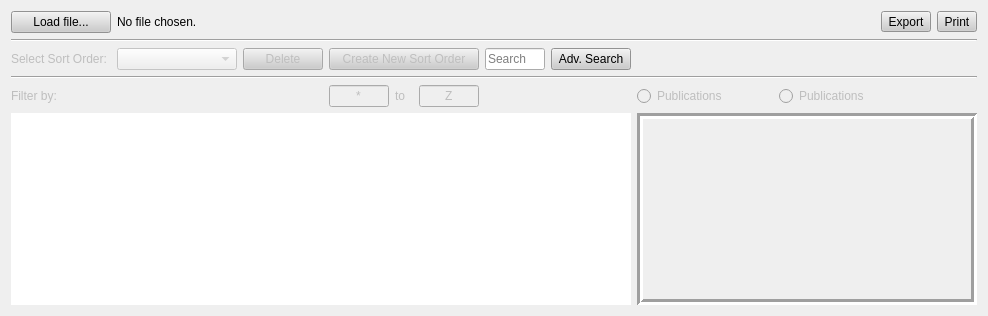
         <widget class="QWidget" name="tabPub">
          <attribute name="title">
           <string>Publications</string>
          </attribute>
          <layout class="QGridLayout" name="gridLayout_3">
           <item row="5" column="8" colspan="6">
            <widget class="QFrame" name="pubChartFrame">
             <property name="frameShape">
              <enum>QFrame::Box</enum>
             </property>
             <property name="frameShadow">
              <enum>QFrame::Sunken</enum>
             </property>
             <property name="lineWidth">
              <number>3</number>
             </property>
             <layout class="QGridLayout" name="gridLayout_20">
              <item row="1" column="0">
               <widget class="QLabel" name="pubGraphTitle">
                <property name="styleSheet">
                 <string notr="true">font: bold 12px;</string>
                </property>
                <property name="text">
                 <string/>
                </property>
                <property name="alignment">
                 <set>Qt::AlignCenter</set>
                </property>
               </widget>
              </item>
              <item row="0" column="0">
               <widget class="QStackedWidget" name="pub_graph_stackedWidget">
                <widget class="QWidget" name="page_3"/>
                <widget class="QWidget" name="page_4"/>
               </widget>
              </item>
             </layout>
            </widget>
           </item>
           <item row="2" column="9">
            <spacer name="horizontalSpacer_35">
             <property name="orientation">
              <enum>Qt::Horizontal</enum>
             </property>
             <property name="sizeHint" stdset="0">
              <size>
               <width>40</width>
               <height>20</height>
              </size>
             </property>
            </spacer>
           </item>
           <item row="2" column="6">
            <widget class="QLineEdit" name="pub_search_bar">
             <property name="maximumSize">
              <size>
               <width>60</width>
               <height>16777215</height>
              </size>
             </property>
             <property name="text">
              <string/>
             </property>
             <property name="placeholderText">
              <string>Search</string>
             </property>
            </widget>
           </item>
           <item row="2" column="7">
            <widget class="QPushButton" name="pub_adv_search_button">
             <property name="styleSheet">
              <string notr="true">background-color: rgb(204, 204, 204);</string>
             </property>
             <property name="text">
              <string>Adv. Search</string>
             </property>
            </widget>
           </item>
           <item row="5" column="0" colspan="8">
            <widget class="QTreeView" name="pubTreeView">
             <property name="sizePolicy">
              <sizepolicy hsizetype="Expanding" vsizetype="Expanding">
               <horstretch>0</horstretch>
               <verstretch>0</verstretch>
              </sizepolicy>
             </property>
             <property name="styleSheet">
              <string notr="true"/>
             </property>
             <property name="frameShape">
              <enum>QFrame::NoFrame</enum>
             </property>
             <property name="frameShadow">
              <enum>QFrame::Sunken</enum>
             </property>
            </widget>
           </item>
           <item row="2" column="3" colspan="3">
            <widget class="QPushButton" name="pub_new_sort">
             <property name="enabled">
              <bool>false</bool>
             </property>
             <property name="sizePolicy">
              <sizepolicy hsizetype="Preferred" vsizetype="Fixed">
               <horstretch>0</horstretch>
               <verstretch>0</verstretch>
              </sizepolicy>
             </property>
             <property name="minimumSize">
              <size>
               <width>150</width>
               <height>0</height>
              </size>
             </property>
             <property name="styleSheet">
              <string notr="true">background-color: rgb(204, 204, 204);</string>
             </property>
             <property name="text">
              <string>Create New Sort Order</string>
             </property>
             <property name="checkable">
              <bool>false</bool>
             </property>
             <property name="checked">
              <bool>false</bool>
             </property>
             <property name="autoDefault">
              <bool>false</bool>
             </property>
             <property name="default">
              <bool>false</bool>
             </property>
            </widget>
           </item>
           <item row="4" column="0">
            <widget class="QLabel" name="pub_filter_label">
             <property name="enabled">
              <bool>false</bool>
             </property>
             <property name="text">
              <string>Filter by:</string>
             </property>
            </widget>
           </item>
           <item row="0" column="12">
            <widget class="QToolButton" name="pubExportButton">
             <property name="styleSheet">
              <string notr="true">background-color: rgb(204, 204, 204);</string>
             </property>
             <property name="text">
              <string>Export</string>
             </property>
             <property name="icon">
              <iconset resource="../images.qrc">
               <normaloff>:/Pdf.svg</normaloff>:/Pdf.svg</iconset>
             </property>
             <property name="toolButtonStyle">
              <enum>Qt::ToolButtonTextBesideIcon</enum>
             </property>
            </widget>
           </item>
           <item row="4" column="5">
            <widget class="QLineEdit" name="pub_filter_to">
             <property name="enabled">
              <bool>false</bool>
             </property>
             <property name="maximumSize">
              <size>
               <width>60</width>
               <height>16777215</height>
              </size>
             </property>
             <property name="text">
              <string>Z</string>
             </property>
             <property name="maxLength">
              <number>1</number>
             </property>
             <property name="alignment">
              <set>Qt::AlignCenter</set>
             </property>
            </widget>
           </item>
           <item row="0" column="0">
            <widget class="QPushButton" name="pub_load_file">
             <property name="minimumSize">
              <size>
               <width>100</width>
               <height>0</height>
              </size>
             </property>
             <property name="toolTip">
              <string>&lt;html&gt;&lt;head/&gt;&lt;body&gt;&lt;p&gt;Load Presentation CSV File&lt;/p&gt;&lt;/body&gt;&lt;/html&gt;</string>
             </property>
             <property name="autoFillBackground">
              <bool>false</bool>
             </property>
             <property name="styleSheet">
              <string notr="true">background-color: rgb(204, 204, 204);</string>
             </property>
             <property name="text">
              <string>Load file...</string>
             </property>
            </widget>
           </item>
           <item row="4" column="3">
            <widget class="QLineEdit" name="pub_filter_from">
             <property name="enabled">
              <bool>false</bool>
             </property>
             <property name="maximumSize">
              <size>
               <width>60</width>
               <height>16777215</height>
              </size>
             </property>
             <property name="text">
              <string>*</string>
             </property>
             <property name="maxLength">
              <number>1</number>
             </property>
             <property name="alignment">
              <set>Qt::AlignCenter</set>
             </property>
            </widget>
           </item>
           <item row="1" column="0" colspan="14">
            <widget class="Line" name="line_6">
             <property name="orientation">
              <enum>Qt::Horizontal</enum>
             </property>
            </widget>
           </item>
           <item row="4" column="4">
            <widget class="QLabel" name="pub_to_label">
             <property name="enabled">
              <bool>false</bool>
             </property>
             <property name="text">
              <string>to</string>
             </property>
            </widget>
           </item>
           <item row="2" column="0">
            <widget class="QLabel" name="pub_sort_label">
             <property name="enabled">
              <bool>false</bool>
             </property>
             <property name="text">
              <string>Select Sort Order:</string>
             </property>
            </widget>
           </item>
           <item row="2" column="8">
            <spacer name="horizontalSpacer_7">
             <property name="orientation">
              <enum>Qt::Horizontal</enum>
             </property>
             <property name="sizeHint" stdset="0">
              <size>
               <width>0</width>
               <height>0</height>
              </size>
             </property>
            </spacer>
           </item>
           <item row="3" column="0" colspan="14">
            <widget class="Line" name="line_5">
             <property name="orientation">
              <enum>Qt::Horizontal</enum>
             </property>
            </widget>
           </item>
           <item row="4" column="8">
            <widget class="QRadioButton" name="pub_radio1">
             <property name="enabled">
              <bool>false</bool>
             </property>
             <property name="text">
              <string>Publications</string>
             </property>
            </widget>
           </item>
           <item row="2" column="10">
            <spacer name="horizontalSpacer_29">
             <property name="orientation">
              <enum>Qt::Horizontal</enum>
             </property>
             <property name="sizeHint" stdset="0">
              <size>
               <width>40</width>
               <height>20</height>
              </size>
             </property>
            </spacer>
           </item>
           <item row="0" column="1" colspan="11">
            <widget class="QLabel" name="pub_file_label">
             <property name="sizePolicy">
              <sizepolicy hsizetype="Preferred" vsizetype="Preferred">
               <horstretch>0</horstretch>
               <verstretch>0</verstretch>
              </sizepolicy>
             </property>
             <property name="text">
              <string>No file chosen.</string>
             </property>
            </widget>
           </item>
           <item row="2" column="1">
            <widget class="QComboBox" name="pub_sort">
             <property name="enabled">
              <bool>false</bool>
             </property>
             <property name="sizePolicy">
              <sizepolicy hsizetype="Preferred" vsizetype="Fixed">
               <horstretch>0</horstretch>
               <verstretch>0</verstretch>
              </sizepolicy>
             </property>
             <property name="minimumSize">
              <size>
               <width>120</width>
               <height>0</height>
              </size>
             </property>
            </widget>
           </item>
           <item row="0" column="13" alignment="Qt::AlignRight">
            <widget class="QToolButton" name="pubPrintButton">
             <property name="toolTip">
              <string>&lt;html&gt;&lt;head/&gt;&lt;body&gt;&lt;p&gt;Print&lt;/p&gt;&lt;/body&gt;&lt;/html&gt;</string>
             </property>
             <property name="styleSheet">
              <string notr="true">background-color: rgb(204, 204, 204);</string>
             </property>
             <property name="text">
              <string>Print</string>
             </property>
             <property name="icon">
              <iconset>
               <normalon>:/printer.png</normalon>
              </iconset>
             </property>
             <property name="toolButtonStyle">
              <enum>Qt::ToolButtonTextBesideIcon</enum>
             </property>
            </widget>
           </item>
           <item row="4" column="1" colspan="2">
            <widget class="QLabel" name="pub_filter">
             <property name="enabled">
              <bool>false</bool>
             </property>
             <property name="text">
              <string/>
             </property>
            </widget>
           </item>
           <item row="2" column="2">
            <widget class="QPushButton" name="pub_delete_sort">
             <property name="enabled">
              <bool>false</bool>
             </property>
             <property name="toolTip">
              <string>Delete Sort Order</string>
             </property>
             <property name="styleSheet">
              <string notr="true">background-color: rgb(204, 204, 204);</string>
             </property>
             <property name="text">
              <string>Delete</string>
             </property>
            </widget>
           </item>
           <item row="4" column="10">
            <widget class="QRadioButton" name="pub_radio2">
             <property name="enabled">
              <bool>false</bool>
             </property>
             <property name="text">
              <string>Publications</string>
             </property>
            </widget>
           </item>
          </layout>
         </widget>
